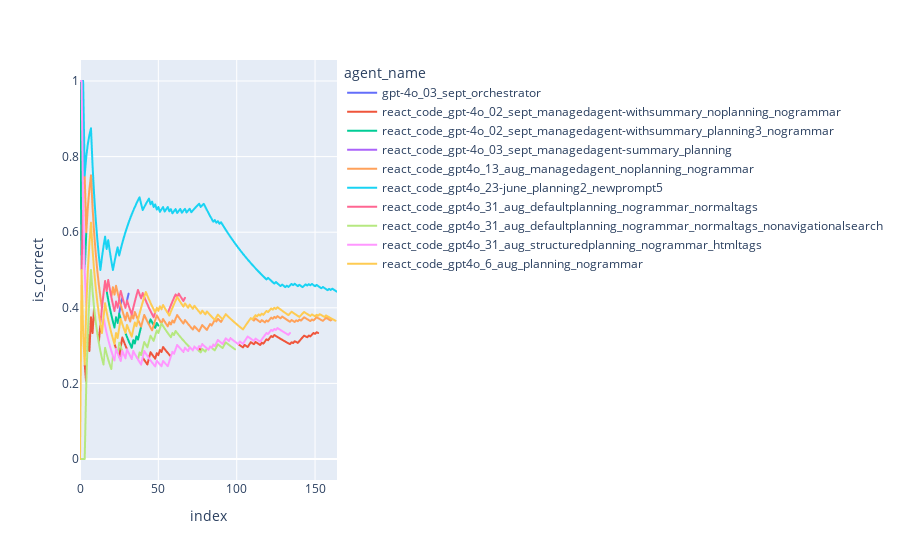

Write notebook code for a chart like this one.
### Code cell
import plotly.express as px

cumulative_df = (
    (
        sel_df.groupby("agent_name")[["is_correct", "is_near_correct"]]
        .expanding(min_periods=1, axis=0, method="single")
        .agg({"is_correct": "mean", "is_near_correct": "count"})
        .reset_index()
    )
    .copy()
    .rename(columns={"is_near_correct": "index"})
)
cumulative_df["index"] = cumulative_df["index"].astype(int) - 1


def find_question(row):
    try:
        res = sel_df.loc[sel_df["agent_name"] == row["agent_name"], "question"].iloc[
            row["index"]
        ][:50]
        return res
    except Exception as e:
        return ""


cumulative_df["question"] = cumulative_df.apply(find_question, axis=1)
# cumulative_df["question"] = [el[:50] for el in sel_df["question"].values]

# cumulative_df["is_correct"] = cumulative_df["is_correct"] * (165 - 68) / 165

px.line(
    cumulative_df,
    color="agent_name",
    x="index",
    y="is_correct",
    hover_data="question",
)

### Figure 1 — Plotly figure (JSON) as saved in the notebook; plotly's stock layout.template omitted (floating-point values rounded to 4 significant figures; data arrays with more than 128 entries replaced by an {"elided": "..."} marker saying what was removed)
{"data": [{"customdata": [["A paper about AI regulation that was originally su"], ["I’m researching species that became invasive after"], ["If we assume all articles published by Nature in 2"], ["In Unlambda, what exact charcter or text needs to "], ["If Eliud Kipchoge could maintain his record-making"], ["The attached spreadsheet shows the inventory for a"], ["How many studio albums were published by Mercedes "], ["The object in the British Museum's collection with"], ["According to github, when was Regression added to "], ["Here's a fun riddle that I think you'll enjoy.\n\nYo"], ["In July 2, 1959 United States standards for grades"], ["Using the Biopython library in Python, parse the P"], ["What are the EC numbers of the two most commonly u"], ["In April of 1977, who was the Prime Minister of th"], ["What's the last line of the rhyme under the flavor"], ["Use density measures from the chemistry materials "], ["What was the volume in m^3 of the fish bag that wa"], ["What is the average number of pre-2020 works on th"], ["In the video https://www.youtube.com/watch?v=L1vXC"], ["Of the authors (First M. Last) that worked on the "], ["When you take the average of the standard populati"], ["Assuming scientists in the famous youtube video Th"], ["In Series 9, Episode 11 of Doctor Who, the Doctor "], ["In terms of geographical distance between capital "], ["In the NCATS PubChem compound database for Food Ad"], ["I need to fact-check a citation. This is the citat"], ["Which contributor to the version of OpenCV where s"], ["What integer-rounded percentage of the total lengt"], ["An office held a Secret Santa gift exchange where "], ["What is the maximum length in meters of #9 in the "], ["What two-word type of model did Manash Pratim Kash"], ["What animals that were mentioned in both Ilias Lag"]], "hovertemplate": "agent_name=gpt-4o_03_sept_orchestrator<br>index=%{x}<br>is_correct=%{y}<br>question=%{customdata[0]}<extra></extra>", "legendgroup": "gpt-4o_03_sept_orchestrator", "line": {"color": "#636efa", "dash": "solid"}, "marker": {"symbol": "circle"}, "mode": "lines", "name": "gpt-4o_03_sept_orchestrator", "showlegend": true, "type": "scattergl", "x": [0, 1, 2, 3, 4, 5, 6, 7, 8, 9, 10, 11, 12, 13, 14, 15, 16, 17, 18, 19, 20, 21, 22, 23, 24, 25, 26, 27, 28, 29, 30, 31], "xaxis": "x", "y": [1, 1, 1, 0.75, 0.6, 0.6667, 0.7143, 0.75, 0.6667, 0.6, 0.5455, 0.5, 0.4615, 0.4286, 0.4, 0.4375, 0.4706, 0.4444, 0.4211, 0.4, 0.381, 0.3636, 0.3478, 0.375, 0.36, 0.3846, 0.4074, 0.4286, 0.4138, 0.4, 0.4194, 0.4375], "yaxis": "y"}, {"customdata": {"elided": "153x1 str values"}, "hovertemplate": "agent_name=react_code_gpt-4o_02_sept_managedagent-withsummary_noplanning_nogrammar<br>index=%{x}<br>is_correct=%{y}<br>question=%{customdata[0]}<extra></extra>", "legendgroup": "react_code_gpt-4o_02_sept_managedagent-withsummary_noplanning_nogrammar", "line": {"color": "#EF553B", "dash": "solid"}, "marker": {"symbol": "circle"}, "mode": "lines", "name": "react_code_gpt-4o_02_sept_managedagent-withsummary_noplanning_nogrammar", "showlegend": true, "type": "scattergl", "x": {"elided": "153 int values"}, "xaxis": "x", "y": {"elided": "153 float values"}, "yaxis": "y"}, {"customdata": [["A paper about AI regulation that was originally su"], ["I’m researching species that became invasive after"], ["If we assume all articles published by Nature in 2"], ["In Unlambda, what exact charcter or text needs to "], ["If Eliud Kipchoge could maintain his record-making"], ["The attached spreadsheet shows the inventory for a"], ["How many studio albums were published by Mercedes "], ["The object in the British Museum's collection with"], ["According to github, when was Regression added to "], ["Here's a fun riddle that I think you'll enjoy.\n\nYo"], ["In July 2, 1959 United States standards for grades"], ["Using the Biopython library in Python, parse the P"], ["What are the EC numbers of the two most commonly u"], ["In April of 1977, who was the Prime Minister of th"], ["What's the last line of the rhyme under the flavor"], ["Use density measures from the chemistry materials "], ["What was the volume in m^3 of the fish bag that wa"], ["What is the average number of pre-2020 works on th"], ["In the video https://www.youtube.com/watch?v=L1vXC"], ["Of the authors (First M. Last) that worked on the "], ["When you take the average of the standard populati"], ["Assuming scientists in the famous youtube video Th"], ["In Series 9, Episode 11 of Doctor Who, the Doctor "], ["In terms of geographical distance between capital "], ["In the NCATS PubChem compound database for Food Ad"], ["I need to fact-check a citation. This is the citat"], ["Which contributor to the version of OpenCV where s"], ["What integer-rounded percentage of the total lengt"], ["An office held a Secret Santa gift exchange where "], ["What is the maximum length in meters of #9 in the "], ["What two-word type of model did Manash Pratim Kash"], ["What animals that were mentioned in both Ilias Lag"], ["How many High Energy Physics - Lattice articles li"], ["The photograph in the Whitney Museum of American A"], [".rewsna eht sa \"tfel\" drow eht fo etisoppo eht eti"], ["What is the minimum number of page links a person "], ["Each cell in the attached spreadsheet represents a"], ["Which of the text elements under CATEGORIES in the"], ["I went to Virtue restaurant & bar in Chicago for m"], ["¬(A ∧ B) ↔ (¬A ∨ ¬B)\n¬(A ∨ B) ↔ (¬A ∧ ¬B)\n(A → B) "], ["My family reunion is this week, and I was assigned"], ["In Emily Midkiff's June 2014 article in a journal "], ["It is 1999. Before you party like it is 1999, plea"], ["Under DDC 633 on Bielefeld University Library's BA"], ["In the 2018 VSCode blog post on replit.com, what w"], ["Compute the check digit the Tropicos ID for the Or"], ["What time was the Tri-Rail train that carried the "], ["Could you help me out with this assignment? Our pr"], ["How many applicants for the job in the PDF are onl"], ["In Valentina Re’s contribution to the 2017 book “W"], ["In the fictional language of Tizin, basic sentence"]], "hovertemplate": "agent_name=react_code_gpt-4o_02_sept_managedagent-withsummary_planning3_nogrammar<br>index=%{x}<br>is_correct=%{y}<br>question=%{customdata[0]}<extra></extra>", "legendgroup": "react_code_gpt-4o_02_sept_managedagent-withsummary_planning3_nogrammar", "line": {"color": "#00cc96", "dash": "solid"}, "marker": {"symbol": "circle"}, "mode": "lines", "name": "react_code_gpt-4o_02_sept_managedagent-withsummary_planning3_nogrammar", "showlegend": true, "type": "scattergl", "x": [0, 1, 2, 3, 4, 5, 6, 7, 8, 9, 10, 11, 12, 13, 14, 15, 16, 17, 18, 19, 20, 21, 22, 23, 24, 25, 26, 27, 28, 29, 30, 31, 32, 33, 34, 35, 36, 37, 38, 39, 40, 41, 42, 43, 44, 45, 46, 47, 48, 49, 50], "xaxis": "x", "y": [1, 0.5, 0.6667, 0.5, 0.6, 0.6667, 0.7143, 0.75, 0.6667, 0.6, 0.5455, 0.5, 0.4615, 0.4286, 0.4, 0.4375, 0.4706, 0.4444, 0.4211, 0.4, 0.381, 0.3636, 0.3478, 0.375, 0.36, 0.3846, 0.3704, 0.3571, 0.3448, 0.3333, 0.3226, 0.3125, 0.303, 0.2941, 0.3143, 0.3056, 0.3243, 0.3158, 0.3333, 0.35, 0.3659, 0.381, 0.3721, 0.3636, 0.3556, 0.3696, 0.3617, 0.3542, 0.3469, 0.36, 0.3529], "yaxis": "y"}, {"customdata": [["A paper about AI regulation that was originally su"], ["I’m researching species that became invasive after"], ["If we assume all articles published by Nature in 2"], ["In Unlambda, what exact charcter or text needs to "], ["If Eliud Kipchoge could maintain his record-making"], ["The attached spreadsheet shows the inventory for a"], ["How many studio albums were published by Mercedes "], ["The object in the British Museum's collection with"], ["According to github, when was Regression added to "], ["Here's a fun riddle that I think you'll enjoy.\n\nYo"], ["In July 2, 1959 United States standards for grades"], ["Using the Biopython library in Python, parse the P"]], "hovertemplate": "agent_name=react_code_gpt-4o_03_sept_managedagent-summary_planning<br>index=%{x}<br>is_correct=%{y}<br>question=%{customdata[0]}<extra></extra>", "legendgroup": "react_code_gpt-4o_03_sept_managedagent-summary_planning", "line": {"color": "#ab63fa", "dash": "solid"}, "marker": {"symbol": "circle"}, "mode": "lines", "name": "react_code_gpt-4o_03_sept_managedagent-summary_planning", "showlegend": true, "type": "scattergl", "x": [0, 1, 2, 3, 4, 5, 6, 7, 8, 9, 10, 11], "xaxis": "x", "y": [1, 1, 1, 0.75, 0.6, 0.6667, 0.7143, 0.75, 0.6667, 0.6, 0.5455, 0.5], "yaxis": "y"}, {"customdata": {"elided": "164x1 str values"}, "hovertemplate": "agent_name=react_code_gpt4o_13_aug_managedagent_noplanning_nogrammar<br>index=%{x}<br>is_correct=%{y}<br>question=%{customdata[0]}<extra></extra>", "legendgroup": "react_code_gpt4o_13_aug_managedagent_noplanning_nogrammar", "line": {"color": "#FFA15A", "dash": "solid"}, "marker": {"symbol": "circle"}, "mode": "lines", "name": "react_code_gpt4o_13_aug_managedagent_noplanning_nogrammar", "showlegend": true, "type": "scattergl", "x": {"elided": "164 int values"}, "xaxis": "x", "y": {"elided": "164 float values"}, "yaxis": "y"}, {"customdata": {"elided": "165x1 str values"}, "hovertemplate": "agent_name=react_code_gpt4o_23-june_planning2_newprompt5<br>index=%{x}<br>is_correct=%{y}<br>question=%{customdata[0]}<extra></extra>", "legendgroup": "react_code_gpt4o_23-june_planning2_newprompt5", "line": {"color": "#19d3f3", "dash": "solid"}, "marker": {"symbol": "circle"}, "mode": "lines", "name": "react_code_gpt4o_23-june_planning2_newprompt5", "showlegend": true, "type": "scattergl", "x": {"elided": "165 int values"}, "xaxis": "x", "y": {"elided": "165 float values"}, "yaxis": "y"}, {"customdata": [["A paper about AI regulation that was originally su"], ["I’m researching species that became invasive after"], ["If we assume all articles published by Nature in 2"], ["In Unlambda, what exact charcter or text needs to "], ["If Eliud Kipchoge could maintain his record-making"], ["The attached spreadsheet shows the inventory for a"], ["How many studio albums were published by Mercedes "], ["The object in the British Museum's collection with"], ["According to github, when was Regression added to "], ["Here's a fun riddle that I think you'll enjoy.\n\nYo"], ["In July 2, 1959 United States standards for grades"], ["Using the Biopython library in Python, parse the P"], ["What are the EC numbers of the two most commonly u"], ["In April of 1977, who was the Prime Minister of th"], ["What's the last line of the rhyme under the flavor"], ["Use density measures from the chemistry materials "], ["What was the volume in m^3 of the fish bag that wa"], ["What is the average number of pre-2020 works on th"], ["In the video https://www.youtube.com/watch?v=L1vXC"], ["Of the authors (First M. Last) that worked on the "], ["When you take the average of the standard populati"], ["Assuming scientists in the famous youtube video Th"], ["In Series 9, Episode 11 of Doctor Who, the Doctor "], ["In terms of geographical distance between capital "], ["In the NCATS PubChem compound database for Food Ad"], ["I need to fact-check a citation. This is the citat"], ["Which contributor to the version of OpenCV where s"], ["What integer-rounded percentage of the total lengt"], ["An office held a Secret Santa gift exchange where "], ["What is the maximum length in meters of #9 in the "], ["What two-word type of model did Manash Pratim Kash"], ["What animals that were mentioned in both Ilias Lag"], ["How many High Energy Physics - Lattice articles li"], ["The photograph in the Whitney Museum of American A"], [".rewsna eht sa \"tfel\" drow eht fo etisoppo eht eti"], ["What is the minimum number of page links a person "], ["Each cell in the attached spreadsheet represents a"], ["Which of the text elements under CATEGORIES in the"], ["I went to Virtue restaurant & bar in Chicago for m"], ["¬(A ∧ B) ↔ (¬A ∨ ¬B)\n¬(A ∨ B) ↔ (¬A ∧ ¬B)\n(A → B) "], ["My family reunion is this week, and I was assigned"], ["In Emily Midkiff's June 2014 article in a journal "], ["It is 1999. Before you party like it is 1999, plea"], ["Under DDC 633 on Bielefeld University Library's BA"], ["In the 2018 VSCode blog post on replit.com, what w"], ["Compute the check digit the Tropicos ID for the Or"], ["What time was the Tri-Rail train that carried the "], ["Could you help me out with this assignment? Our pr"], ["How many applicants for the job in the PDF are onl"], ["In Valentina Re’s contribution to the 2017 book “W"], ["In the fictional language of Tizin, basic sentence"], ["The Metropolitan Museum of Art has a portrait in i"], ["In Nature journal's Scientific Reports conference "], ["The attached file contains a list of vendors in th"], ["According to Google Finance, when was the first ye"], ["Review the chess position provided in the image. I"], ["According to Box Office Mojo's 2020 Worldwide Box "], ["In the year 2022, and before December, what does \""], ["Who nominated the only Featured Article on English"], ["What writer is quoted by Merriam-Webster for the W"], ["How many pages if the 2023 IPCC report (85 pages v"], ["Given this table defining * on the set S = {a, b, "], ["The following numbers function similarly to ISBN 1"], ["How many images are there in the latest 2022 Lego "], ["The attached file shows a list of books in the col"], ["I was trying to remember how well the Cheater Beat"], ["As a comma separated list with no whitespace, usin"], ["On a leap day before the year 2008, a joke was rem"]], "hovertemplate": "agent_name=react_code_gpt4o_31_aug_defaultplanning_nogrammar_normaltags<br>index=%{x}<br>is_correct=%{y}<br>question=%{customdata[0]}<extra></extra>", "legendgroup": "react_code_gpt4o_31_aug_defaultplanning_nogrammar_normaltags", "line": {"color": "#FF6692", "dash": "solid"}, "marker": {"symbol": "circle"}, "mode": "lines", "name": "react_code_gpt4o_31_aug_defaultplanning_nogrammar_normaltags", "showlegend": true, "type": "scattergl", "x": [0, 1, 2, 3, 4, 5, 6, 7, 8, 9, 10, 11, 12, 13, 14, 15, 16, 17, 18, 19, 20, 21, 22, 23, 24, 25, 26, 27, 28, 29, 30, 31, 32, 33, 34, 35, 36, 37, 38, 39, 40, 41, 42, 43, 44, 45, 46, 47, 48, 49, 50, 51, 52, 53, 54, 55, 56, 57, 58, 59, 60, 61, 62, 63, 64, 65, 66, 67], "xaxis": "x", "y": [0, 0.5, 0.6667, 0.5, 0.4, 0.5, 0.5714, 0.625, 0.5556, 0.5, 0.4545, 0.4167, 0.3846, 0.3571, 0.4, 0.4375, 0.4706, 0.4444, 0.4737, 0.45, 0.4286, 0.4091, 0.3913, 0.4167, 0.4, 0.4231, 0.4444, 0.4286, 0.4138, 0.4, 0.4194, 0.4062, 0.3939, 0.3824, 0.4, 0.4167, 0.4324, 0.4474, 0.4359, 0.425, 0.439, 0.4286, 0.4186, 0.4091, 0.4, 0.3913, 0.383, 0.375, 0.3878, 0.4, 0.3922, 0.4038, 0.3962, 0.4074, 0.4, 0.3929, 0.386, 0.3966, 0.4068, 0.4167, 0.4262, 0.4355, 0.4286, 0.4375, 0.4308, 0.4242, 0.4179, 0.4265], "yaxis": "y"}, {"customdata": [["A paper about AI regulation that was originally su"], ["I’m researching species that became invasive after"], ["If we assume all articles published by Nature in 2"], ["In Unlambda, what exact charcter or text needs to "], ["If Eliud Kipchoge could maintain his record-making"], ["The attached spreadsheet shows the inventory for a"], ["How many studio albums were published by Mercedes "], ["The object in the British Museum's collection with"], ["According to github, when was Regression added to "], ["Here's a fun riddle that I think you'll enjoy.\n\nYo"], ["In July 2, 1959 United States standards for grades"], ["Using the Biopython library in Python, parse the P"], ["What are the EC numbers of the two most commonly u"], ["In April of 1977, who was the Prime Minister of th"], ["What's the last line of the rhyme under the flavor"], ["Use density measures from the chemistry materials "], ["What was the volume in m^3 of the fish bag that wa"], ["What is the average number of pre-2020 works on th"], ["In the video https://www.youtube.com/watch?v=L1vXC"], ["Of the authors (First M. Last) that worked on the "], ["When you take the average of the standard populati"], ["Assuming scientists in the famous youtube video Th"], ["In Series 9, Episode 11 of Doctor Who, the Doctor "], ["In terms of geographical distance between capital "], ["In the NCATS PubChem compound database for Food Ad"], ["I need to fact-check a citation. This is the citat"], ["Which contributor to the version of OpenCV where s"], ["What integer-rounded percentage of the total lengt"], ["An office held a Secret Santa gift exchange where "], ["What is the maximum length in meters of #9 in the "], ["What two-word type of model did Manash Pratim Kash"], ["What animals that were mentioned in both Ilias Lag"], ["How many High Energy Physics - Lattice articles li"], ["The photograph in the Whitney Museum of American A"], [".rewsna eht sa \"tfel\" drow eht fo etisoppo eht eti"], ["What is the minimum number of page links a person "], ["Each cell in the attached spreadsheet represents a"], ["Which of the text elements under CATEGORIES in the"], ["I went to Virtue restaurant & bar in Chicago for m"], ["¬(A ∧ B) ↔ (¬A ∨ ¬B)\n¬(A ∨ B) ↔ (¬A ∧ ¬B)\n(A → B) "], ["My family reunion is this week, and I was assigned"], ["In Emily Midkiff's June 2014 article in a journal "], ["It is 1999. Before you party like it is 1999, plea"], ["Under DDC 633 on Bielefeld University Library's BA"], ["In the 2018 VSCode blog post on replit.com, what w"], ["Compute the check digit the Tropicos ID for the Or"], ["What time was the Tri-Rail train that carried the "], ["Could you help me out with this assignment? Our pr"], ["How many applicants for the job in the PDF are onl"], ["In Valentina Re’s contribution to the 2017 book “W"], ["In the fictional language of Tizin, basic sentence"], ["The Metropolitan Museum of Art has a portrait in i"], ["In Nature journal's Scientific Reports conference "], ["The attached file contains a list of vendors in th"], ["According to Google Finance, when was the first ye"], ["Review the chess position provided in the image. I"], ["According to Box Office Mojo's 2020 Worldwide Box "], ["In the year 2022, and before December, what does \""], ["Who nominated the only Featured Article on English"], ["What writer is quoted by Merriam-Webster for the W"], ["How many pages if the 2023 IPCC report (85 pages v"], ["Given this table defining * on the set S = {a, b, "], ["The following numbers function similarly to ISBN 1"], ["How many images are there in the latest 2022 Lego "], ["The attached file shows a list of books in the col"], ["I was trying to remember how well the Cheater Beat"], ["As a comma separated list with no whitespace, usin"], ["On a leap day before the year 2008, a joke was rem"], ["What is the volume in milliliters of a system comp"], ["The Latin root of the Yola word \"gimlie\" shares a "], ["Find the value of x to the nearest tenth: Lx = (d/"], ["In the endnote found in the second-to-last paragra"], ["Using bass clef notes, what is the age of someone "], ["On July 15, 2008, Phys.org published an article ab"], ["The attached file lists accommodations in the reso"], ["In the NIH translation of the original 1913 Michae"], ["How many edits were made to the Wikipedia page on "], ["You are a telecommunications engineer who wants to"], ["If there is anything that doesn't make sense in th"], ["I was referencing each of the tables in the file f"], ["How many nonindigenous crocodiles were found in Fl"], ["The work referenced in footnote 397 of Federico La"], ["As of the 2020 census, what was the population dif"], ["How many slides in this PowerPoint presentation me"], ["What percentage of the total penguin population ac"], ["Given $x_0 = -5$ and $f(x) = x^3 + 4x^2 - 3x + 8$,"], ["You are Van Helsing, a renowned vampire hunter. A "], ["Examine the video at https://www.youtube.com/watch"], ["The attached file shows the locomotives in the col"], ["This is a secret message my friend gave me. It say"], ["What is the area of the green polygon in the attac"], ["According to wikipedia, how many Asian countries s"], ["The attached spreadsheet contains the sales of men"], ["Who composed the song that was performed by a roos"], ["You are given this Excel file as a map. You start "], ["I thought we could try a fun word puzzle together "], ["What is the surname of the equine veterinarian men"], ["According to the World Bank, which countries had g"], ["I’m thinking about selling my home, so I want to l"], ["I'm making a grocery list for my mom, but she's a "]], "hovertemplate": "agent_name=react_code_gpt4o_31_aug_defaultplanning_nogrammar_normaltags_nonavigationalsearch<br>index=%{x}<br>is_correct=%{y}<br>question=%{customdata[0]}<extra></extra>", "legendgroup": "react_code_gpt4o_31_aug_defaultplanning_nogrammar_normaltags_nonavigationalsearch", "line": {"color": "#B6E880", "dash": "solid"}, "marker": {"symbol": "circle"}, "mode": "lines", "name": "react_code_gpt4o_31_aug_defaultplanning_nogrammar_normaltags_nonavigationalsearch", "showlegend": true, "type": "scattergl", "x": [0, 1, 2, 3, 4, 5, 6, 7, 8, 9, 10, 11, 12, 13, 14, 15, 16, 17, 18, 19, 20, 21, 22, 23, 24, 25, 26, 27, 28, 29, 30, 31, 32, 33, 34, 35, 36, 37, 38, 39, 40, 41, 42, 43, 44, 45, 46, 47, 48, 49, 50, 51, 52, 53, 54, 55, 56, 57, 58, 59, 60, 61, 62, 63, 64, 65, 66, 67, 68, 69, 70, 71, 72, 73, 74, 75, 76, 77, 78, 79, 80, 81, 82, 83, 84, 85, 86, 87, 88, 89, 90, 91, 92, 93, 94, 95, 96, 97, 98, 99], "xaxis": "x", "y": [0, 0, 0, 0, 0.2, 0.3333, 0.4286, 0.5, 0.4444, 0.4, 0.3636, 0.3333, 0.3077, 0.2857, 0.2667, 0.25, 0.2941, 0.2778, 0.2632, 0.25, 0.2381, 0.2727, 0.2609, 0.2917, 0.28, 0.3077, 0.2963, 0.2857, 0.2759, 0.2667, 0.2903, 0.2812, 0.2727, 0.2647, 0.2857, 0.2778, 0.2703, 0.2632, 0.2821, 0.275, 0.2927, 0.3095, 0.3023, 0.2955, 0.3111, 0.3261, 0.3191, 0.3125, 0.3265, 0.34, 0.3333, 0.3462, 0.3585, 0.3519, 0.3455, 0.3393, 0.3333, 0.3276, 0.322, 0.3333, 0.3279, 0.3387, 0.3333, 0.3281, 0.3231, 0.3182, 0.3134, 0.3088, 0.3043, 0.3, 0.2958, 0.2917, 0.2877, 0.2973, 0.2933, 0.2895, 0.2857, 0.2821, 0.2911, 0.2875, 0.284, 0.2927, 0.2892, 0.2976, 0.2941, 0.2907, 0.2874, 0.2955, 0.3034, 0.3, 0.2967, 0.2935, 0.3011, 0.3085, 0.3053, 0.3021, 0.299, 0.2959, 0.2929, 0.29], "yaxis": "y"}, {"customdata": {"elided": "135x1 str values"}, "hovertemplate": "agent_name=react_code_gpt4o_31_aug_structuredplanning_nogrammar_htmltags<br>index=%{x}<br>is_correct=%{y}<br>question=%{customdata[0]}<extra></extra>", "legendgroup": "react_code_gpt4o_31_aug_structuredplanning_nogrammar_htmltags", "line": {"color": "#FF97FF", "dash": "solid"}, "marker": {"symbol": "circle"}, "mode": "lines", "name": "react_code_gpt4o_31_aug_structuredplanning_nogrammar_htmltags", "showlegend": true, "type": "scattergl", "x": {"elided": "135 int values"}, "xaxis": "x", "y": {"elided": "135 float values"}, "yaxis": "y"}, {"customdata": {"elided": "164x1 str values"}, "hovertemplate": "agent_name=react_code_gpt4o_6_aug_planning_nogrammar<br>index=%{x}<br>is_correct=%{y}<br>question=%{customdata[0]}<extra></extra>", "legendgroup": "react_code_gpt4o_6_aug_planning_nogrammar", "line": {"color": "#FECB52", "dash": "solid"}, "marker": {"symbol": "circle"}, "mode": "lines", "name": "react_code_gpt4o_6_aug_planning_nogrammar", "showlegend": true, "type": "scattergl", "x": {"elided": "164 int values"}, "xaxis": "x", "y": {"elided": "164 float values"}, "yaxis": "y"}], "layout": {"legend": {"title": {"text": "agent_name"}, "tracegroupgap": 0}, "margin": {"t": 60}, "xaxis": {"anchor": "y", "domain": [0, 1], "title": {"text": "index"}}, "yaxis": {"anchor": "x", "domain": [0, 1], "title": {"text": "is_correct"}}}}
